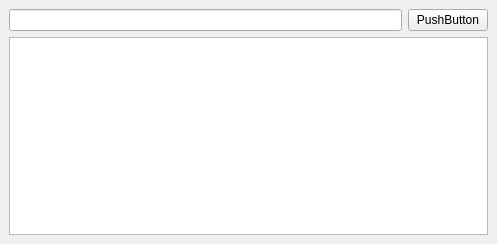
<?xml version="1.0" encoding="UTF-8"?>
<ui version="4.0">
 <class>Test</class>
 <widget class="QMainWindow" name="Test">
  <property name="geometry">
   <rect>
    <x>0</x>
    <y>0</y>
    <width>497</width>
    <height>244</height>
   </rect>
  </property>
  <property name="windowTitle">
   <string>MainWindow</string>
  </property>
  <widget class="QWidget" name="centralwidget">
   <layout class="QGridLayout" name="gridLayout">
    <item row="0" column="0">
     <widget class="QLineEdit" name="lineEdit"/>
    </item>
    <item row="0" column="1">
     <widget class="QPushButton" name="pushButton">
      <property name="font">
       <font>
        <family>Ubuntu</family>
       </font>
      </property>
      <property name="text">
       <string>PushButton</string>
      </property>
     </widget>
    </item>
    <item row="1" column="0" colspan="2">
     <widget class="QPlainTextEdit" name="plainTextEdit"/>
    </item>
   </layout>
  </widget>
 </widget>
 <resources/>
 <connections/>
</ui>
